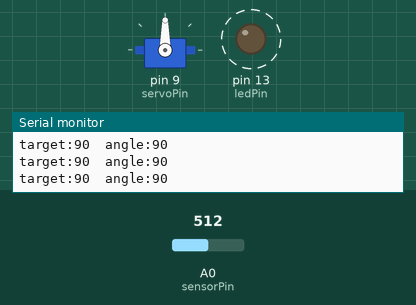
Simulated run of this sketch. Board: Arduino Uno, built with avr-gcc and run on an emulated ATmega328P. Parts: servo, output pins drawn as LEDs (lit = HIGH), the last lines printed to the serial monitor. Dashed ring = blinking. Inputs (shaded band) come from the test bench; at power-on: A0 (sensorPin) = 512.

Above: at 1.2 s.
1.3 s: A0 (sensorPin) set to 900
At 1.62 s:
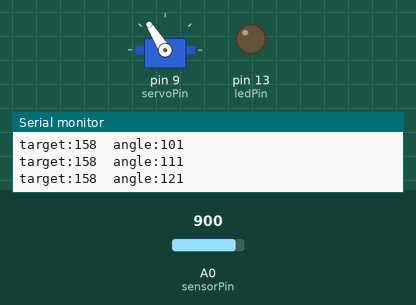
4.3 s: A0 (sensorPin) set to 1023
7.3 s: A0 (sensorPin) set to 716
At 7.7 s:
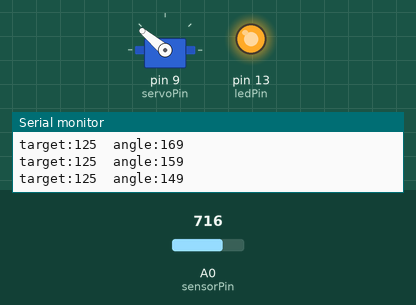
10.3 s: A0 (sensorPin) set to 306
At 11.79 s:
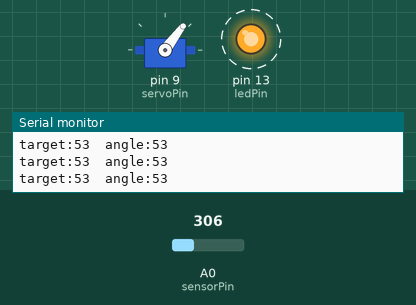
13.3 s: A0 (sensorPin) set to 122
At 14.19 s:
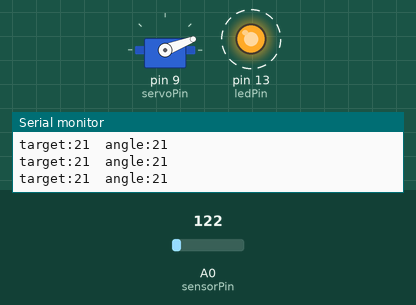
16.3 s: A0 (sensorPin) set to 511
At 16.66 s:
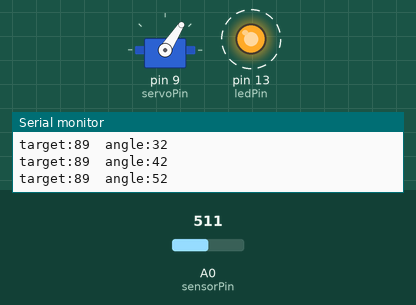
Timing chart, 0 to 20.3 s (numbered marks = the images above; inputs shaded):
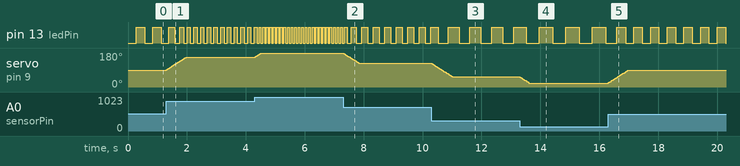

Measured:
- after the input at 1.3 s, servo on pin 9 (servoPin): moves from 90° to 158° over 0.67 s, starting at once
- after the input at 4.3 s, pin 13 (ledPin): alternates HIGH for 0.06 s and LOW for 0.06 s, starting after 0.15 s; servo on pin 9 (servoPin): moves from 158° to 180° over 0.20 s, starting at once
- after the input at 7.3 s, servo on pin 9 (servoPin): moves from 180° to 125° over 0.54 s, starting at once
- after the input at 10.3 s, pin 13 (ledPin): alternates HIGH for 0.37 s and LOW for 0.37 s, starting after 0.23 s; servo on pin 9 (servoPin): moves from 125° to 53° over 0.70 s, starting at once
- after the input at 13.3 s, servo on pin 9 (servoPin): moves from 53° to 21° over 0.31 s, starting at once
- after the input at 16.3 s, pin 13 (ledPin): alternates HIGH for 0.28 s and LOW for 0.28 s, starting after 0.29 s; servo on pin 9 (servoPin): moves from 21° to 89° over 0.67 s, starting at once

The sketch:

SensorToServo.ino
```cpp
/*
  FINISHED EXAMPLE: SENSOR TO SERVO (no delay)
  Combines all three starter sketches:
    - SensorReading:     a potentiometer on A0 sets a target angle,
    - MotorControl:      a servo on pin 9 moves toward that angle,
    - BlinkWithoutDelay: the built-in LED blinks faster as the angle grows.
  Everything is timed with millis(), so the sensor, servo, and LED all update
  independently. Try the challenges before reading this.

  PARTS:   Arduino Uno, 10k potentiometer, SG90 servo, jumper wires, breadboard.
  WIRING:  Potentiometer: outer legs to 5V and GND, middle leg to A0.
           Servo: brown/black -> GND, red -> 5V, orange/yellow -> pin 9.
  VIEW IT: Serial Monitor or Serial Plotter at 9600 baud.
*/

#include <Servo.h>

const int sensorPin = A0;
const int servoPin = 9;
const int ledPin = LED_BUILTIN;

const unsigned long servoStepMs = 10;   // move one degree at most every 10 ms
const unsigned long printEveryMs = 100; // print 10 times a second

Servo servo;
int currentAngle = 90;
int targetAngle = 90;
int ledState = LOW;

unsigned long lastServoStep = 0;
unsigned long lastBlink = 0;
unsigned long lastPrint = 0;

void setup() {
  Serial.begin(9600);
  pinMode(ledPin, OUTPUT);
  servo.attach(servoPin);
  servo.write(currentAngle);
}

void loop() {
  unsigned long now = millis();

  // 1. SENSE: read the potentiometer every loop. It is fast and has no timer.
  targetAngle = map(analogRead(sensorPin), 0, 1023, 0, 180);

  // 2. ACT: step the servo one degree toward the target, but only every servoStepMs.
  //    WHY step instead of jumping: smooth motion, and less sudden current draw.
  if (now - lastServoStep >= servoStepMs && currentAngle != targetAngle) {
    lastServoStep = now;
    currentAngle += (targetAngle > currentAngle) ? 1 : -1;
    servo.write(currentAngle);
  }

  // 3. SIGNAL: blink faster as the angle grows (500 ms at 0 deg, 60 ms at 180 deg).
  unsigned long blinkMs = map(currentAngle, 0, 180, 500, 60);
  if (now - lastBlink >= blinkMs) {
    lastBlink = now;
    ledState = (ledState == LOW) ? HIGH : LOW;
    digitalWrite(ledPin, ledState);
  }

  // 4. REPORT: print for the Serial Plotter without slowing the loop down.
  if (now - lastPrint >= printEveryMs) {
    lastPrint = now;
    Serial.print("target:");
    Serial.print(targetAngle);
    Serial.print("\tangle:");
    Serial.println(currentAngle);
  }
}
```
